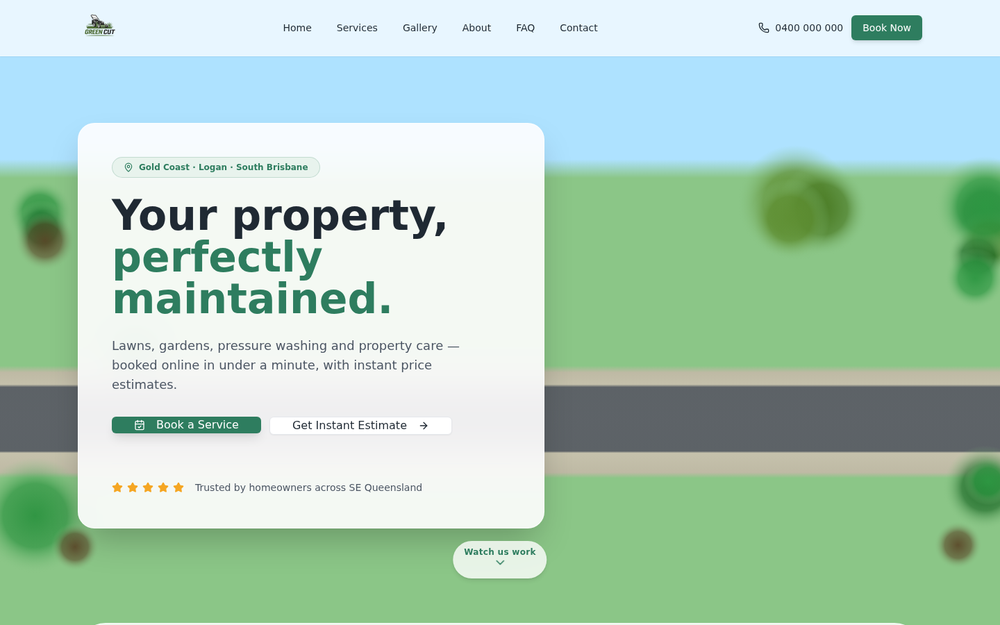
#> input picture docs/screenshots/32-s205-home-desktop-1440.png, 1000 x 625 px, shrunk from 1440 x 900 before the run, found by its file name
$ python verify-205-captures.py
#> lines starting #> are read from the running program, lines starting #| are printed output that depends on the picture
#!/usr/bin/env python3
"""Session-205: machine-verify the round's captures are non-blank."""
from PIL import Image
import sys

OUT = "/home/z/my-project/property-maintenance/docs/screenshots"
names = [
    "32-s205-home-desktop-1440.png",
    "33-s205-services-desktop-1440.png",
    "34-s205-gallery-desktop-1440.png",
    "35-s205-about-desktop-1440.png",
    "36-s205-faq-desktop-1440.png",
    "37-s205-booking-desktop-1440.png",
    "38-s205-contact-desktop-1440.png",
    "39-s205-login-desktop-1440.png",
    "40-s205-booking-step2-desktop-1440.png",
    "41-s205-mobile-menu-open-390.png",
    "42-s205-home-390.png",
    "43-s205-dashboard-desktop-1440.png",
]
fail = 0
for n in names:
    try:
        im = Image.open(f"{OUT}/{n}").convert("L")
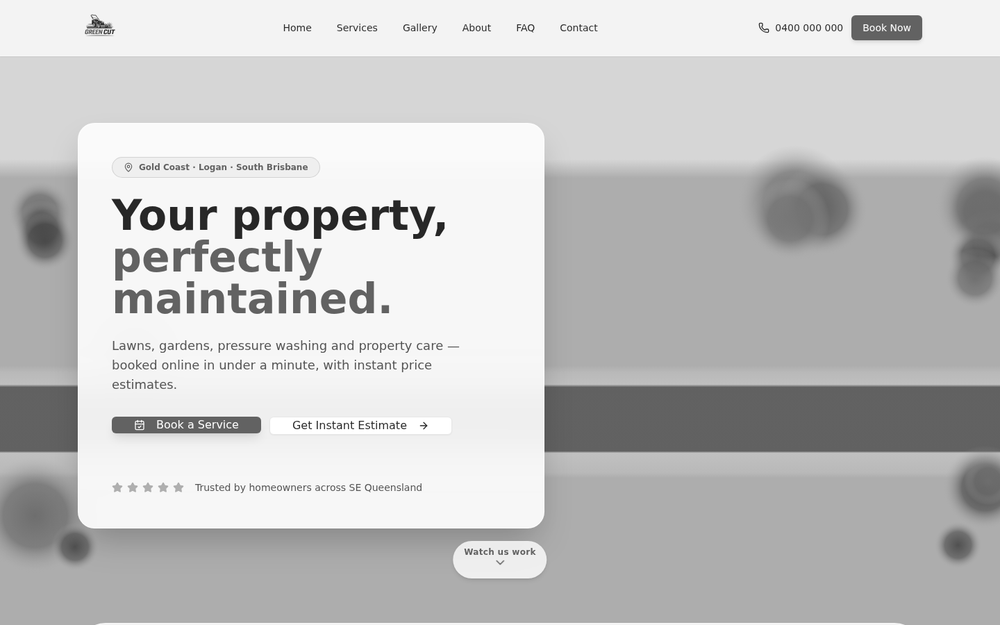
#> im: PIL image 1000x625 L; min 11, max 255, mean 196.3
        h = im.histogram()
#> h = 256 values, max 156070 at index 173, min 0 at index 0, mean 2441.4
        nonwhite = 1 - h[255] / sum(h)
#> nonwhite = 0.993
        size = im.size
#> size = (1000, 625)
        ok = nonwhite > 0.02 and size[0] > 0
#> ok = True
        print(f"{'OK ' if ok else 'BLANK'} {n} {size} non-white={nonwhite:.3f}")
#| OK  32-s205-home-desktop-1440.png (1000, 625) non-white=0.993
        if not ok:
            fail += 1
    except Exception as e:
        print(f"FAIL {n}: {e}")
        fail += 1
#> pass 2 of the loop `for n in names:`:
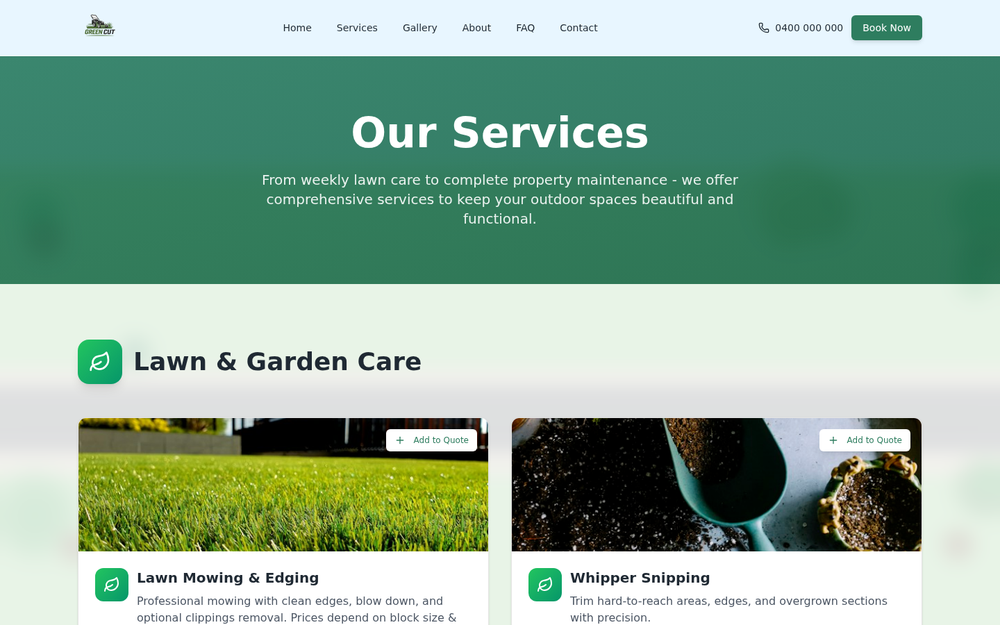
#> input picture docs/screenshots/33-s205-services-desktop-1440.png, 1000 x 625 px, shrunk from 1440 x 900 before the run, found by its file name
#> `im = Image.open(f"{OUT}/{n}").convert("L")`:
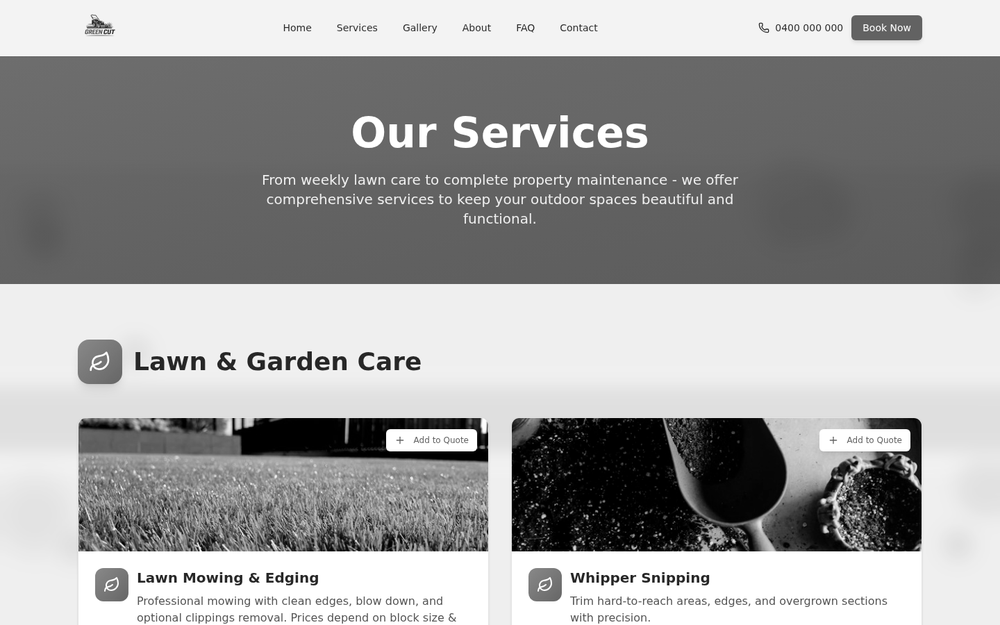
#> im: PIL image 1000x625 L; min 0, max 255, mean 159.9
#> h = 256 values, max 90041 at index 239, min 148 at index 210, mean 2441.4
#> nonwhite = 0.918
#| OK  33-s205-services-desktop-1440.png (1000, 625) non-white=0.918
#> pass 3 of the loop `for n in names:`:
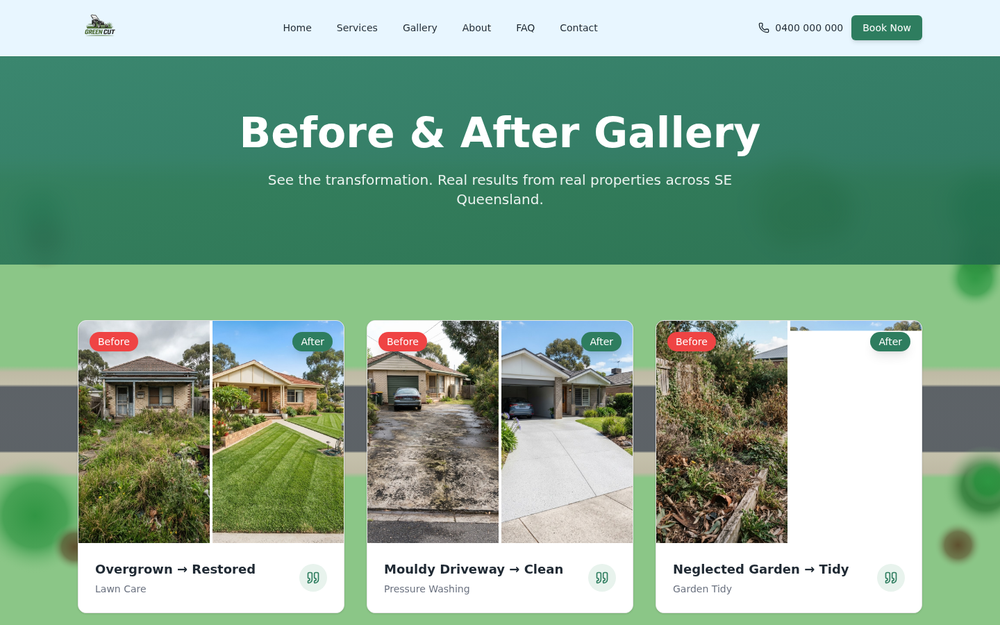
#> input picture docs/screenshots/34-s205-gallery-desktop-1440.png, 1000 x 625 px, shrunk from 1440 x 900 before the run, found by its file name
#> `im = Image.open(f"{OUT}/{n}").convert("L")`:
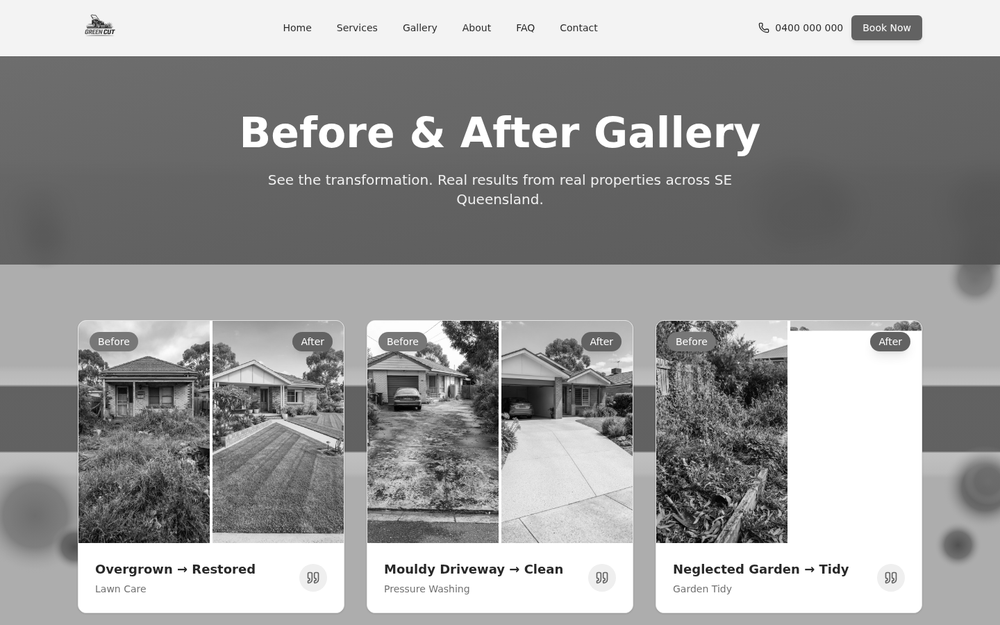
#> im: PIL image 1000x625 L; min 0, max 255, mean 153.7
#> h = 256 values, max 83912 at index 173, min 30 at index 1, mean 2441.4
#> nonwhite = 0.878
#| OK  34-s205-gallery-desktop-1440.png (1000, 625) non-white=0.878
#> the loop made 12 passes; the first 3 are shown
#> (the run stopped early here; a loop or call above may not have finished)
